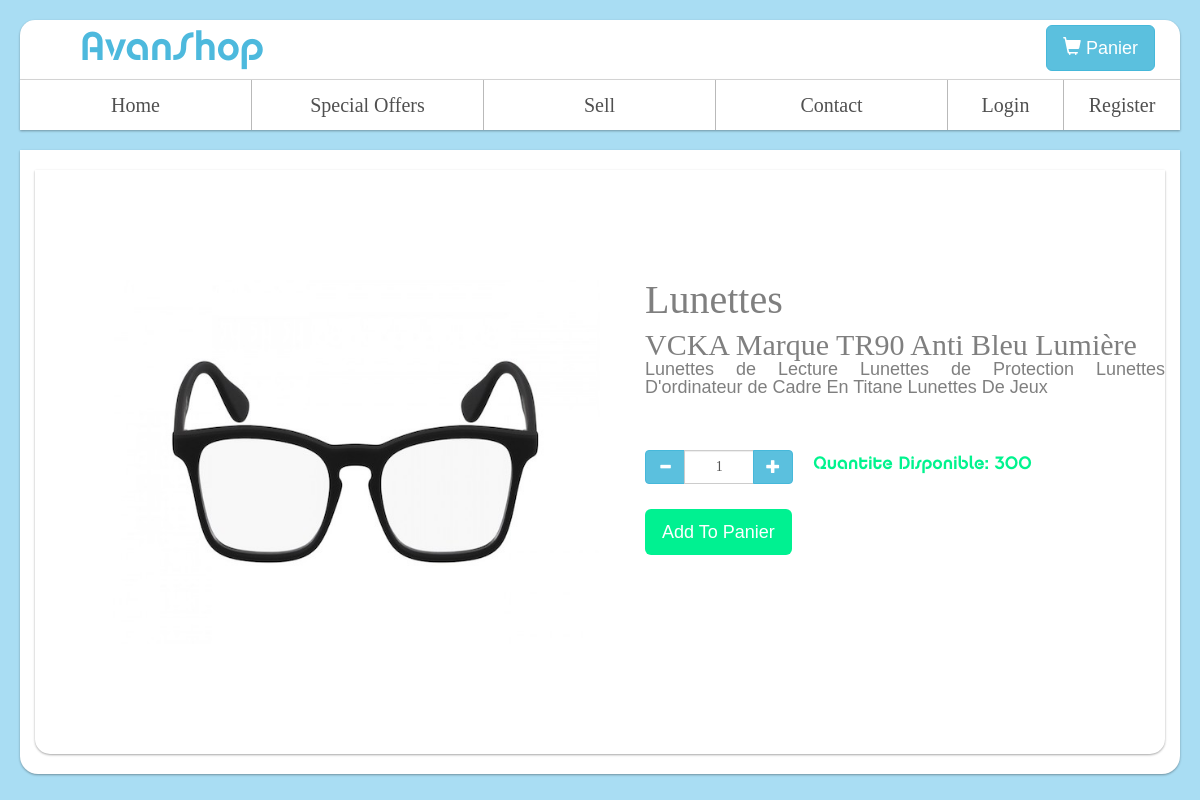
The page /index.php?p=posts.product&id=108 (signed in) on the database its author committed.
### tables this page shows
CREATE TABLE `Produit_Virtuel` (
  `Id_ProduitV` int(11) NOT NULL,
  `Libelle_Produit` varchar(25) DEFAULT NULL,
  `Prix_Unitaire` float DEFAULT NULL,
  `ShortdescriptionP` varchar(255) DEFAULT NULL,
  `Longdescription` varchar(1000) DEFAULT NULL,
  `TagP` varchar(25) DEFAULT NULL,
  `Quantite_stock` int(255) DEFAULT NULL,
  `Prix_promotion` float DEFAULT NULL,
  `PrixLivraison` float DEFAULT NULL,
  `Id_Rank` int(11) DEFAULT NULL,
  `Id_dimension` int(11) DEFAULT NULL,
  `Id_Categorie` int(11) DEFAULT NULL,
  `Id_boutique` int(11) DEFAULT NULL,
  `nbrrank` float(65,30) DEFAULT '0.000000000000000000000000000000'
);

### core/Controller/Controller.php (called while the page is built, shortened)
<?php
class Controller
{
    protected $viewPath;
    protected function render($view, $variables = [])
    {
        extract($variables);
        require($this->viewPath . str_replace(".", "/", $view) . ".php");
    }
}

### app/Controller/PostsController.php (called while the page is built, shortened)
<?php
class PostsController extends AppController
{
    public function product()
    {
        $produit_virtuel = Produit_VirtuelTable::find($_GET['id']);
        $path = ROOT . '/public/';
        $imageSrc = ImageTable::findbyIdproduit_virtuel($produit_virtuel->Id_ProduitV) != null ? str_replace($path, "", ImageTable::findbyIdproduit_virtuel($produit_virtuel->Id_ProduitV)->Src_image) : 'img/placeholder-image.png';
        $this->render("posts.product", compact("produit_virtuel", "imageSrc"));
    }
}

### public/index.php (called while the page is built, shortened)
<?php
require ROOT . '/app/App.php';
if (isset($_GET['p'])) {
    $p = $_GET['p'];
} else {
    $p = 'posts.splash';
}
$p = explode('.', $p);
if ($p[0] === 'admin' || $p[0] === 'vendeur' || $p[0] === "panier") {
    $Controller = 'App\Controller\\' . ucfirst($p[0]) . '\\' . 'PostsController';
    if ($p[2] === 'index') {
        $action = $p[2];
    } else {
        if ($p[1] === 'posts') {
            $action = $p[2] . 'Article';
        } else {
            $action = $p[2] . ucfirst($p[1]);
        }
    }
} else {
    $action = $p[1];
}
$Controller = new $Controller();
$Controller->$action();

### app/Autoloader.php (called while the page is built, shortened)
<?php
class Autoloader
{
    public static function autoload($class)
    {
        if (strpos($class, __NAMESPACE__) === 0) {
            $class = str_replace(__NAMESPACE__ . '\\', '', $class);
            $class = str_replace('\\', '/', $class);
        }
    }
}

### core/Autoloader.php (called while the page is built, shortened)
<?php
class Autoloader
{
    public static function autoload($class)
    {
        if (strpos($class, __NAMESPACE__) === 0) {
            $class = str_replace(__NAMESPACE__ . '\\', '', $class);
            $class = str_replace('\\', '/', $class);
        }
    }
}

### app/Table/Produit_VirtuelTable.php (called while the page is built, shortened)
<?php
class Produit_VirtuelTable extends Table
{
    protected static $table = 'Produit_Virtuel';
    public static function find($index)
    {
        $class_name = static::$table;
        return static::query("SELECT * FROM {$class_name} WHERE Id_ProduitV={$index}", null, true);
    }
}

### app/App.php (called while the page is built, shortened)
<?php
class App
{
    private static $db_instance;
    private static $_instance;
    public static function getInstance()
    {
        if (self::$_instance === null) {
            self::$_instance = new App();
        }
        return self::$_instance;
    }
    public static function load()
    {
        require ROOT . '/app/Autoloader.php';
        require ROOT . '/core/Autoloader.php';
    }
    public function getDatabase()
    {
        $config = Config::getInstance();
        if (self::$db_instance == null) {
            self::$db_instance = new MysqlDatabase($config->get('db_name'), $config->get('db_user'), $config->get('db_pass'), $config->get('db_host'));
        }
        return self::$db_instance;
    }
}

### core/Config.php (called while the page is built, shortened)
<?php
class Config
{
    private static $_instance;
    public static function getInstance()
    {
        if (self::$_instance === null) {
            self::$_instance = new Config();
        }
        return self::$_instance;
    }
}

### core/Database/MysqlDatabase.php (called while the page is built, shortened)
<?php
class MysqlDatabase extends Database
{
    private $db_name;
    private $db_user;
    private $db_pass;
    private $db_host;
    private $pdo;
    public function __construct($db_name, $db_user = 'root', $db_pass = 'root', $db_host = 'localhost')
    {
        $this->db_name = $db_name;
        $this->db_user = $db_user;
        $this->db_pass = $db_pass;
        $this->db_host = $db_host;
    }
    public function query($statement, $class_name = null, $one = false)
    {
        $req = $this->getPdo()->query($statement);
        if ($class_name === null) {
            $req->setFetchMode(PDO::FETCH_OBJ);
        } else {
            $req->setFetchMode(PDO::FETCH_CLASS, $class_name);
        }
        if ($one == false) {
            $datas = $req->fetchAll();
        } else {
            $datas = $req->fetch();
        }
        return $datas;
    }
    public function getPdo()
    {
        if ($this->pdo === null) {
            $pdo = new PDO("mysql:dbname=" . $this->db_name . ";host=" . $this->db_host, $this->db_user, $this->db_pass);
            $pdo->setAttribute(PDO::ATTR_ERRMODE, PDO::ERRMODE_EXCEPTION);
            $this->pdo = $pdo;
        }
        return $this->pdo;
    }
}

### core/Table/Table.php (called while the page is built, shortened)
<?php
class Table
{
    protected static function query($statement, $attributes = null, $one = false)
    {
        if ($attributes) {
            return App::getInstance()->getDatabase()->prepare($statement, $attributes, str_replace('Table', 'Entity', static::class), $one);
        } else {
            return App::getInstance()->getDatabase()->query($statement, str_replace('Table', 'Entity', static::class), $one);
        }
    }
}

### app/Table/ImageTable.php (called while the page is built, shortened)
<?php
class ImageTable extends Table
{
    protected static $table = 'Image';
    public static function findbyIdproduit_virtuel($index)
    {
        $class_name = static::$table;
        return static::query("SELECT * FROM {$class_name} WHERE Id_ProduitV={$index}", null, true);
    }
}

### app/Views/posts/product.php (the view, shortened to what this page needs)
<form action="" method="post">
    <div class="content">
        <div class="main main2">
            <div class="page-container">
                <div class="blocproduit bgc-white l-bloc " id="bloc-0">
                    <div class="container bloc-lg">
                        <div class="row">
                            <div class="col-sm-6 product">
                                <img src="<?= $imageSrc ?>" class="img-responsive lazyload productimg"/>
                            </div>
                            <div class="col-sm-6 productdes">
                                <h2 class="mg-lg">
                                    <?= $produit_virtuel->Libelle_Produit ?>
                                </h2>
                                <h3 class="mg-sm">
                                    <?= $produit_virtuel->ShortdescriptionP ?>
                                </h3>
                                <p class="mg-lg">
                                    <?= $produit_virtuel->Longdescription ?>
                                </p>
                                <p>
                                    <br>
                                    <br>
                                    <br>
                                </p>
                                <div class="row">
                                    <div class="col-lg-4">
                                        <div class="input-group number-spinner">
                                        <span class="input-group-btn data-dwn">
                                            <button type="button" class="btn btn-default btn-info" data-dir="dwn">
                                                <span class="glyphicon glyphicon-minus"></span>
                                            </button>
                                        </span>
                                            <input type="text" name="qte" class="form-control text-center"
                                                   value="<?= $produit_virtuel->Quantite_stock <= 0 ? 0 : 1 ?>" min="1"
                                                   max="<?= $produit_virtuel->Quantite_stock ?>">
                                            <span class="input-group-btn data-up">
					<button type="button" class="btn btn-default btn-info" data-dir="up">
                        <span class="glyphicon glyphicon-plus"></span>
                    </button>
				</span>
                                        </div>
                                    </div>
                                    <?php
                                    if ($produit_virtuel->Quantite_stock >= 1) {
                                        ?>
                                        <label style="line-height: 30px;font-size: large; color: #00f38e;font-family: Chalet-Tokyo"
                                               for="">Quantite
                                            Disponible: <?= $produit_virtuel->Quantite_stock ?></label>
                                        <?php
                                    } else {
                                        ?>
                                        <label style="line-height: 30px;font-size: large; color: #ff5768;font-family: Chalet-Tokyo"
                                               for="">Desole Pas Disponible</label>
                                        <?php
                                    }
                                    ?>
                                </div>
                                <?php if ($produit_virtuel->Quantite_stock >= 1): ?>
                                    <button type="submit" name="add" class="btn btn-d btn-lg blocs-blue-button buy ">
                                        Add To
                                        Panier
                                    </button>
                                <?php endif; ?>
                            </div>
                        </div>
                    </div>
                </div>
            </div>
        </div>
    </div>
</form>

### public/css/Article.css (style rules this page uses)
body { margin: 0; padding: 0; background: #FFF; overflow-x: hidden; -webkit-font-smoothing: antialiased; -moz-osx-font-smoothing: grayscale; }
a, button { transition: all .3s ease-in-out; outline: none !important; }
.bloc-lg { padding: 100px 50px; }
.d-bloc .panel, .l-bloc { color: rgba(0, 0, 0, .5); }
.btn { margin: 0 5px 5px 0; }
.btn-d, .btn-d:hover, .btn-d:focus { color: #FFF; background: rgba(0, 0, 0, .3); }
button { outline: none !important; }
h1, h2, h3, h4, h5, h6, p, label, .btn, a { font-family: "Helvetica"; }
.container { max-width: 1170px; }
.bgc-white { background-color: #ffffff; }
* { box-sizing: border-box; text-align: justify; }

### public/css/product.css (style rules this page uses)
.buy { margin-top: 20px; background-color: #00f191; }
img.productimg { background-repeat: no-repeat; background-size: cover; position: relative; width: auto; height: 300px; top: 0; left: 0; right: 0; bottom: 0; margin: auto; border-radius: 15px; }
.productdes h2 { font-size: 40px; font-family: Chalet-Paris; margin-bottom: 10px; }
.productdes h3 { font-size: 30px; font-family: ChaletBook; }
.productdes p { font-size: 18px; text-align: justify; }
.img-responsive.productimg.lazyloaded { width: 640px; height: auto; }

### public/css/style.css (style rules this page uses)
html, body { background-color: #a9ddf3; height: 100%; padding: 10px; }
* { box-sizing: border-box; }
:root { --custom: white; --web-bg: #dadada; }
.content { margin-top: 20px; }
.main { float: right; width: 70%; padding: 20px 15px; background-color: var(--custom); box-shadow: 0 1px 3px rgba(0, 0, 0, 0.12), 0 1px 2px rgba(0, 0, 0, 0.24); position: relative; border-radius: 0 0 18px 18px; }
.main2 { width: 100%; }
.bloc, .blocproduit { border-radius: 0 0 15px 15px; background-color: var(--custom); padding: 10px; box-shadow: 0 1px 3px rgba(0, 0, 0, 0.12), 0 1px 2px rgba(0, 0, 0, 0.24); }

### rows shown on the page
produit_virtuel: Libelle_Produit "Lunettes", ShortdescriptionP "VCKA Marque TR90 Anti Bleu Lumière", Longdescription "Lunettes de Lecture Lunettes de Protection Lunettes D'ordinateur de Cadre En Titane Lunettes De Jeux", qte "1", Quantite_stock "300"
